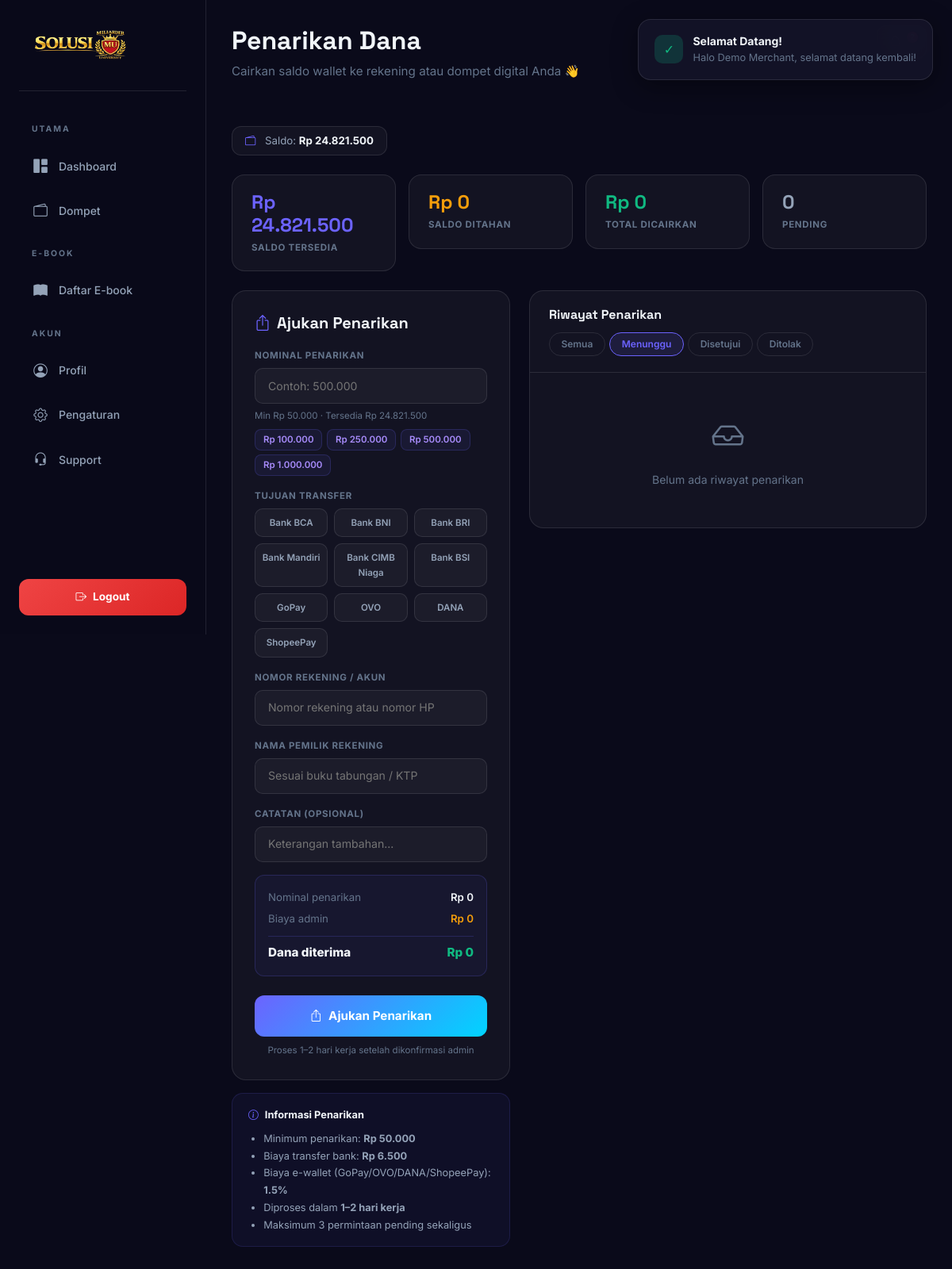
The page /withdrawal.php?status=pending (signed in) on the database as committed earlier.
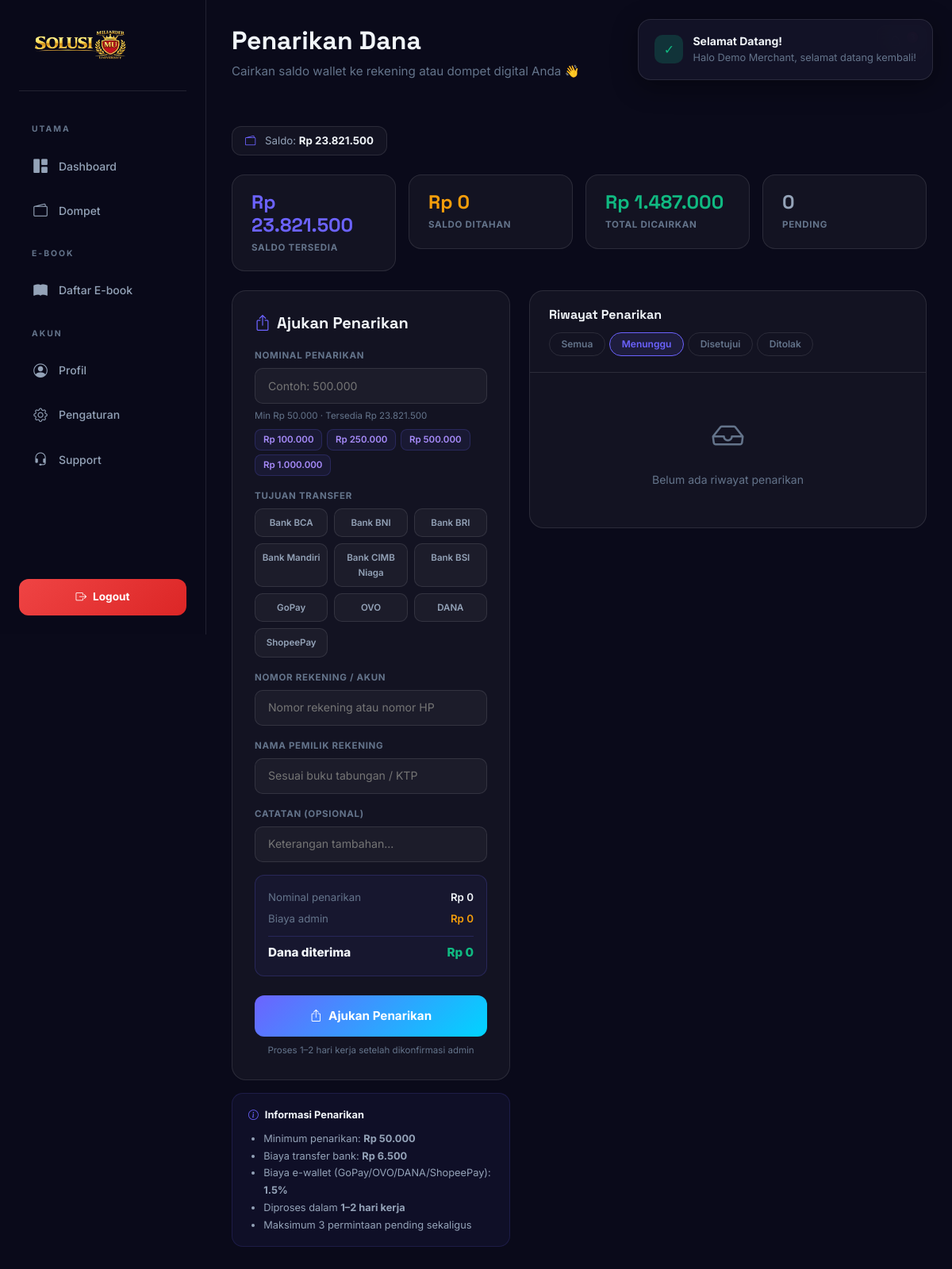
The same page on the database as committed later.
### tables this page shows
CREATE TABLE `wallets` (
  `id` int(10) UNSIGNED NOT NULL,
  `user_id` int(10) UNSIGNED NOT NULL,
  `balance` decimal(15,2) NOT NULL DEFAULT 0.00,
  `locked` decimal(15,2) NOT NULL DEFAULT 0.00 COMMENT 'Pending/held amount',
  `total_in` decimal(15,2) NOT NULL DEFAULT 0.00,
  `total_out` decimal(15,2) NOT NULL DEFAULT 0.00,
  `created_at` datetime NOT NULL DEFAULT current_timestamp(),
  `updated_at` datetime NOT NULL DEFAULT current_timestamp() ON UPDATE current_timestamp()
);

### includes/db.php (called while the page is built, shortened)
<?php
function getDB(): PDO {
    static $pdo = null;
    if ($pdo === null) {
        $dsn = sprintf(
            'mysql:host=%s;port=%s;dbname=%s;charset=%s',
            DB_HOST, DB_PORT, DB_NAME, DB_CHARSET
        );
        try {
            $pdo = new PDO($dsn, DB_USER, DB_PASS, [
                PDO::ATTR_ERRMODE            => PDO::ERRMODE_EXCEPTION,
                PDO::ATTR_DEFAULT_FETCH_MODE => PDO::FETCH_ASSOC,
                PDO::ATTR_EMULATE_PREPARES   => false,
            ]);
        } catch (PDOException $e) {
            http_response_code(503);
            die(renderDbError($e->getMessage()));
        }
    }
    return $pdo;
}
function dbFetchOne(string $sql, array $params = []): ?array {
    $stmt = getDB()->prepare($sql);
    $stmt->execute($params);
    $row = $stmt->fetch();
    return $row ?: null;
}
?>

### includes/config.php (called while the page is built, shortened)
<?php
require_once __DIR__ . '/db.php';
function getUserWallet(int $userId): ?array {
    return dbFetchOne('SELECT * FROM wallets WHERE user_id = ?', [$userId]);
}
function formatRupiah(float $amount): string {
    return 'Rp ' . number_format($amount, 0, ',', '.');
}
?>

### withdrawal.php (the view, shortened to what the changed rows need)
<?php
require_once __DIR__ . '/includes/config.php';
$userId = (int)$_SESSION['user_id'];
$errors = [];
$banks = [
    'BCA'       => ['label' => 'Bank BCA',       'type' => 'bank',    'fee' => 6500],
    'BNI'       => ['label' => 'Bank BNI',       'type' => 'bank',    'fee' => 6500],
    'BRI'       => ['label' => 'Bank BRI',       'type' => 'bank',    'fee' => 6500],
    'Mandiri'   => ['label' => 'Bank Mandiri',   'type' => 'bank',    'fee' => 6500],
    'CIMB'      => ['label' => 'Bank CIMB Niaga','type' => 'bank',    'fee' => 6500],
    'BSI'       => ['label' => 'Bank BSI',       'type' => 'bank',    'fee' => 6500],
    'GoPay'     => ['label' => 'GoPay',          'type' => 'ewallet', 'fee_pct' => 1.5],
    'OVO'       => ['label' => 'OVO',            'type' => 'ewallet', 'fee_pct' => 1.5],
    'DANA'      => ['label' => 'DANA',           'type' => 'ewallet', 'fee_pct' => 1.5],
    'ShopeePay' => ['label' => 'ShopeePay',      'type' => 'ewallet', 'fee_pct' => 1.5],
];
$MIN_WDR = 50000;
$wallet  = getUserWallet($userId);
$balance = (float)($wallet['balance'] ?? 0);
$locked  = (float)($wallet['locked']  ?? 0);
$wdrStats = dbFetchOne(
    'SELECT
       COALESCE(SUM(CASE WHEN status="approved" THEN net_amount END), 0) AS total_approved,
       COUNT(CASE WHEN status="pending"  THEN 1 END)                     AS cnt_pending,
       COUNT(CASE WHEN status="approved" THEN 1 END)                     AS cnt_approved,
       COUNT(CASE WHEN status="rejected" THEN 1 END)                     AS cnt_rejected
     FROM withdrawals WHERE user_id = ?',
    [$userId]
);
$form = [
    'amount'            => $_POST['amount']            ?? '',
    'bank_name'         => $_POST['bank_name']         ?? '',
    'bank_account_no'   => $_POST['bank_account_no']   ?? '',
    'bank_account_name' => $_POST['bank_account_name'] ?? '',
    'note'              => $_POST['note']              ?? '',
];
?>
<!DOCTYPE html>
<html lang="id">
<head>
  <link href="https://cdn.jsdelivr.net/npm/bootstrap@5.3.3/dist/css/bootstrap.min.css" rel="stylesheet"/>
  <link href="https://cdn.jsdelivr.net/npm/bootstrap-icons@1.11.3/font/bootstrap-icons.min.css" rel="stylesheet"/>
  <link href="css/style.css" rel="stylesheet"/>
</head>
<body>
<main class="main-content">
  <?php include __DIR__ . '/includes/header.php'; ?>
  <div class="d-flex align-items-center gap-2 mb-4">
    <div style="background:var(--bg-card);border:1px solid var(--border-glass);border-radius:12px;padding:.45rem 1rem;font-size:.83rem;color:var(--text-secondary);">
      <i class="bi bi-wallet2 me-2" style="color:#6c63ff;"></i>
      Saldo: <strong style="color:var(--text-primary);"><?= formatRupiah($balance) ?></strong>
    </div>
  </div>
  <div class="row g-3 mb-4">
    <div class="col-6 col-md-3">
      <div class="wdr-stat-card">
        <div class="value" style="color:#6c63ff;"><?= formatRupiah($balance) ?></div>
        <div class="label">Saldo Tersedia</div>
      </div>
    </div>
    <div class="col-6 col-md-3">
      <div class="wdr-stat-card">
        <div class="value" style="color:#f59e0b;"><?= formatRupiah($locked) ?></div>
        <div class="label">Saldo Ditahan</div>
      </div>
    </div>
    <div class="col-6 col-md-3">
      <div class="wdr-stat-card">
        <div class="value" style="color:#10b981;"><?= formatRupiah((float)($wdrStats['total_approved'] ?? 0)) ?></div>
        <div class="label">Total Dicairkan</div>
      </div>
    </div>
  </div>
  <div class="row g-4">
    <div class="col-lg-5">
      <div class="form-card">
        <?php if ($balance < $MIN_WDR): ?>
        <div style="background:rgba(245,158,11,.08);border:1px solid rgba(245,158,11,.2);border-radius:12px;padding:1rem;text-align:center;color:#f59e0b;font-size:.85rem;">
          <i class="bi bi-exclamation-triangle-fill d-block" style="font-size:2rem;margin-bottom:.5rem;"></i>
          Saldo tidak mencukupi untuk melakukan penarikan.<br>
          <span style="font-size:.78rem;color:var(--text-muted);">Minimum penarikan: <?= formatRupiah($MIN_WDR) ?></span>
        </div>
        <?php else: ?>
        <form method="POST" action="withdrawal.php" id="wdrForm">
          <div class="mb-3">
            <label class="field-label">Nominal Penarikan</label>
            <input type="text" name="amount" id="amountInput" inputmode="numeric"
              class="form-control-dark <?= isset($errors['amount']) ? 'is-invalid' : '' ?>"
              placeholder="Contoh: 500.000"
              value="<?= htmlspecialchars($form['amount']) ?>"
              autocomplete="off"/>
            <div style="font-size:.72rem;color:var(--text-muted);margin-top:.35rem;">
              Min <?= formatRupiah($MIN_WDR) ?> · Tersedia <?= formatRupiah($balance) ?>
            </div>
            <div style="display:flex;gap:.35rem;flex-wrap:wrap;margin-top:.5rem;">
              <?php foreach ([100000, 250000, 500000, 1000000] as $qa): ?>
              <button type="button" onclick="setAmount(<?= $qa ?>)"
                style="background:rgba(108,99,255,.08);border:1px solid rgba(108,99,255,.2);color:#a78bfa;border-radius:8px;padding:3px 10px;font-size:.72rem;font-weight:600;cursor:pointer;">
                <?= formatRupiah($qa) ?>
              </button>
              <?php endforeach; ?>
            </div>
          </div>
          <div class="mb-3">
            <label class="field-label">Tujuan Transfer</label>
            <div class="bank-grid" id="bankGrid">
              <?php foreach ($banks as $key => $b): ?>
              <div class="bank-btn <?= $form['bank_name'] === $key ? 'selected' : '' ?>"
                   onclick="selectBank('<?= $key ?>')">
                <?= htmlspecialchars($b['label']) ?>
              </div>
              <?php endforeach; ?>
            </div>
          </div>
          <div class="mb-3">
            <label class="field-label">Nomor Rekening / Akun</label>
            <input type="text" name="bank_account_no" inputmode="numeric"
              class="form-control-dark <?= isset($errors['bank_account_no']) ? 'is-invalid' : '' ?>"
              placeholder="Nomor rekening atau nomor HP"
              value="<?= htmlspecialchars($form['bank_account_no']) ?>"/>
          </div>
          <div class="mb-3">
            <label class="field-label">Nama Pemilik Rekening</label>
            <input type="text" name="bank_account_name"
              class="form-control-dark <?= isset($errors['bank_account_name']) ? 'is-invalid' : '' ?>"
              placeholder="Sesuai buku tabungan / KTP"
              value="<?= htmlspecialchars($form['bank_account_name']) ?>"/>
          </div>
          <div class="mb-3">
            <label class="field-label">Catatan (opsional)</label>
            <input type="text" name="note"
              class="form-control-dark"
              placeholder="Keterangan tambahan..."
              value="<?= htmlspecialchars($form['note']) ?>" maxlength="255"/>
          </div>
          <div class="fee-preview mb-4" id="feePreview">
            <div class="row-item"><span style="color:var(--text-muted);">Nominal penarikan</span><span id="fp-amount" style="font-weight:600;">Rp 0</span></div>
            <div class="row-item"><span style="color:var(--text-muted);">Biaya admin</span><span id="fp-fee" style="color:#f59e0b;font-weight:600;">Rp 0</span></div>
            <div class="row-item total-row"><span>Dana diterima</span><span id="fp-net" style="color:#10b981;">Rp 0</span></div>
          </div>
          <button type="submit" id="btnSubmit"
            style="width:100%;background:linear-gradient(135deg,#6c63ff,#00d4ff);color:#fff;border:none;border-radius:12px;padding:.85rem;font-size:.95rem;font-weight:700;cursor:pointer;transition:opacity .2s;"
            onmouseover="this.style.opacity='.88'" onmouseout="this.style.opacity='1'">
            <i class="bi bi-box-arrow-up me-2"></i>Ajukan Penarikan
          </button>
          <div style="font-size:.72rem;color:var(--text-muted);text-align:center;margin-top:.5rem;">
            Proses 1–2 hari kerja setelah dikonfirmasi admin
          </div>
        </form>
        <?php endif; ?>
      </div>
    </div>
  </div>
</main>
</body>
</html>

Rows that differ between the two databases and show on the page:
changed wallets "Rp 0": balance "Rp 24.821.500" → "Rp 23.821.500"
Other text that changed with them:
formatRupiah((float)($wdrStats['total_approved'] ?? 0)): "Rp 0" → "Rp 1.487.000"
